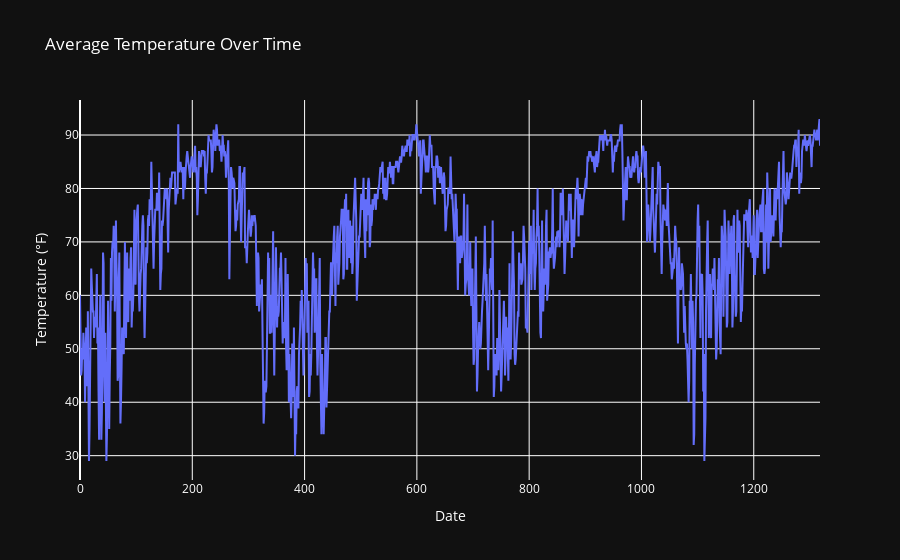

Notebook cell for this chart:
### Code cell
# Given the amount of numerical data in this dataset, this is perfect for various time series and statistical 
# computations

# Plot the time series to visualize the data, A seasonal trend is clearly evident with Austin data from
# 2013-12-21 to 2017-07-31 (the range of dates in this data set)

# Create the Plotly figure with a dark background
fig = go.Figure()

# Add the average temperature trace
fig.add_trace(go.Scatter(x=weather.index, y=weather['TempAvgF'], mode='lines', name='Average Temperature'))

# Set the layout with a dark background
fig.update_layout(
    plot_bgcolor='rgb(17, 17, 17)',
    paper_bgcolor='rgb(17, 17, 17)',
    font_color='white',
    title='Average Temperature Over Time',
    xaxis=dict(title='Date'),
    yaxis=dict(title='Temperature (°F)'),
    legend=dict(font=dict(color='white'))
)

# Display the plot
fig.show()

### Figure 1 — Plotly figure (JSON) as saved in the notebook; plotly's stock layout.template omitted (floating-point values rounded to 4 significant figures; data arrays with more than 128 entries replaced by an {"elided": "..."} marker saying what was removed)
{"data": [{"mode": "lines", "name": "Average Temperature", "type": "scatter", "x": {"elided": "1319 int values"}, "y": {"elided": "1319 int values"}}], "layout": {"font": {"color": "white"}, "legend": {"font": {"color": "white"}}, "paper_bgcolor": "rgb(17, 17, 17)", "plot_bgcolor": "rgb(17, 17, 17)", "title": {"text": "Average Temperature Over Time"}, "xaxis": {"title": {"text": "Date"}}, "yaxis": {"title": {"text": "Temperature (°F)"}}}}
